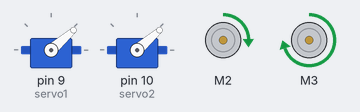
This sketch was run on a simulated Arduino Uno, built with avr-gcc and run on an emulated ATmega328P. On the bench: 2 × servo, 2 × DC motor (green arrow = forward, orange = backward, longer = faster). What the sketch prints to the serial monitor is not drawn.

Above: at 0.15 s.
At 5.25 s:
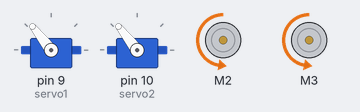
At 10.05 s:
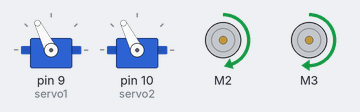
At 19.96 s:
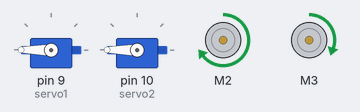
At 29.87 s:
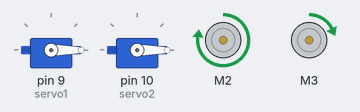
At 39.78 s:
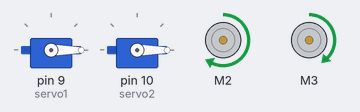
Timing chart, 0 to 40.0 s (numbered marks = the images above):
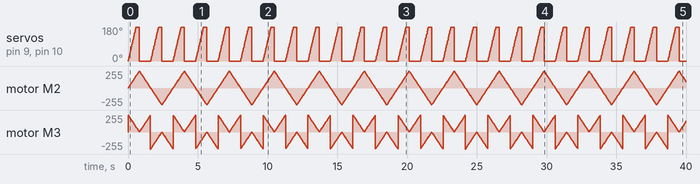

Measured:
- by itself, servo on pin 9 (servo1), servo on pin 10 (servo2): ramps from 0° to 180° and jumps back, once every 1.6 s

The sketch:

MotorParty_2Lights.ino
```cpp
// (licence header left out)
#include <AFMotor.h>
#include <Servo.h>

// DC motor on M2
AF_DCMotor motor(2);
AF_DCMotor motor3(3);

// DC hobby servo
Servo servo1;
Servo servo2;

void setup() {
  Serial.begin(9600);           // set up Serial library at 9600 bps
  Serial.println("Motor party!");

  // turn on servo
  servo1.attach(9);
  servo2.attach(10);


  // turn on motor #2
  motor.setSpeed(200);
  motor.run(RELEASE);
  motor3.setSpeed(200);
  motor3.run(RELEASE);
}

int i;

// Test the DC motor, stepper and servo ALL AT ONCE!
void loop() {
  motor.run(FORWARD);
  motor3.run(FORWARD);
  for (i=0; i<255; i++) {
    servo1.write(i);
    servo2.write(i);
    motor.setSpeed(i);
    motor3.setSpeed(255-i);
     delay(3);
 }

  for (i=255; i!=0; i--) {
    servo1.write(i-255);
    servo2.write(i-255);
    motor.setSpeed(i);
    motor3.setSpeed(255-i);
    delay(3);
 }

  motor.run(BACKWARD);
  motor3.run(BACKWARD);
  for (i=0; i<255; i++) {
    servo1.write(i);
    servo2.write(i);
    motor.setSpeed(i);
    motor3.setSpeed(255-i);
    delay(3);
 }

  for (i=255; i!=0; i--) {
    servo1.write(i-255);
    servo2.write(i-255);
    motor.setSpeed(i);
    motor3.setSpeed(255-i);
    delay(3);
 }
}
```
